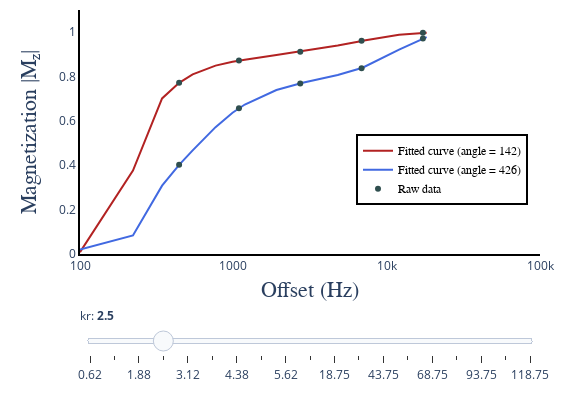

Notebook code for this chart:
### Code cell
# PYTHON CODE

init_notebook_mode(connected=True)

dataSim1 = [dict(
        visible = False,
        x = dataSim_kr[:,0,0],
        y = dataSim_kr[:,1,ii],
        line = dict(color = "firebrick"),
        name = 'Fitted curve (angle = 142)',
        hovertemplate = 'Fitted curve (angle = 142)<br>M<sub>z</sub> = %{y}<br>Offset = %{x} Hz<extra></extra>') for ii in range(len(kr))]

dataSim1[3]['visible'] = True

dataSim2 = [dict(
        visible = False,
        x = dataSim_kr[:,0,0],
        y = dataSim_kr[:,2,ii],
        line = dict(color = "royalblue"),
        name = 'Fitted curve (angle = 426)',
        hovertemplate = 'Fitted curve (angle = 426)<br>M<sub>z</sub> = %{y}<br>Offset = %{x} Hz<extra></extra>') for ii in range(len(kr))]

dataSim2[3]['visible'] = True

dataRaw = [dict(
        visible = False,
        mode = 'markers',
        marker = dict(color = "darkslategray"),
        x = dataRaw_kr[:,0,0],
        y = dataRaw_kr[:,1,ii],
        name = 'Raw data',
        hovertemplate = 'Raw data<br>M<sub>z</sub> = %{y}<br>Offset = %{x} Hz<extra></extra>') for ii in range(len(kr))]

dataRaw[3]['visible'] = True

data = dataSim1 + dataSim2 + dataRaw

steps = []
for i in range(len(kr)):
    step = dict(
        method = 'restyle',  
        args = ['visible', [False] * len(dataSim1)],
        label = str(round(kr[i], 2))
    )
    step['args'][1][i] = True # Toggle i'th trace to "visible"
    steps.append(step)

sliders = [dict(
    x = 0,
    y = -0.0,
    active = 3,
    currentvalue = {"prefix": "kr: <b>"},
    pad = {"t": 50, "b": 10},
    steps = steps
)]

layout = go.Layout(
    plot_bgcolor='rgba(0,0,0,0)',
    width=580,
    height=400,
    margin=go.layout.Margin(
        l=80,
        r=40,
        b=60,
        t=10,
    ),
    annotations=[
        dict(
            x=0.5004254919715793,
            y=-0.2,
            showarrow=False,
            text='Offset (Hz)',
            font=dict(
                family='Times New Roman',
                size=22
            ),
            xref='paper',
            yref='paper'
        ),
        dict(
            x=-0.14,
            y=0.5,
            showarrow=False,
            text='Magnetization |M<sub>z</sub>|',
            font=dict(
                family='Times New Roman',
                size=22
            ),
            textangle=-90,
            xref='paper',
            yref='paper'
        ),
    ],
    xaxis=dict(
        autorange=False,
        type="log",
        range=[2, 5],
        dtick=1,
        showgrid=False,
        linecolor='black',
        linewidth=2
    ),
    yaxis=dict(
        autorange=False,
        range=[0, 1.1],
        showgrid=False,
        linecolor='black',
        linewidth=2
    ),
    legend=dict(
        x=0.6,
        y=0.2,
        traceorder='normal',
        font=dict(
            family='Times New Roman',
            size=12,
            color='#000'
        ),
        bordercolor='#000000',
        borderwidth=2
    ), 
    sliders=sliders
)

fig = dict(data=data, layout=layout)

iplot(fig, filename = 'basic-line', config = config)
hide_toggle()

### Figure 1 — Plotly figure (JSON) as saved in the notebook; plotly's stock layout.template omitted (floating-point values rounded to 4 significant figures)
{"data": [{"hovertemplate": "Fitted curve (angle = 142)<br>M<sub>z</sub> = %{y}<br>Offset = %{x} Hz<extra></extra>", "line": {"color": "firebrick"}, "name": "Fitted curve (angle = 142)", "type": "scatter", "visible": false, "x": [100, 221.5, 343, 443, 543, 765.5, 988, 1088, 1188, 1910, 2632, 2732, 2832, 4797, 6762, 6862, 6962, 12050.0, 17135, 17235, 17335, 18235], "y": [0.008106, 0.38, 0.7341, 0.8141, 0.8574, 0.9027, 0.9221, 0.9274, 0.9316, 0.9475, 0.9553, 0.9562, 0.957, 0.9689, 0.9779, 0.9783, 0.9787, 0.993, 0.9979, 0.998, 0.998, 0.9984]}, {"hovertemplate": "Fitted curve (angle = 142)<br>M<sub>z</sub> = %{y}<br>Offset = %{x} Hz<extra></extra>", "line": {"color": "firebrick"}, "name": "Fitted curve (angle = 142)", "type": "scatter", "visible": false, "x": [100, 221.5, 343, 443, 543, 765.5, 988, 1088, 1188, 1910, 2632, 2732, 2832, 4797, 6762, 6862, 6962, 12050.0, 17135, 17235, 17335, 18235], "y": [0.008198, 0.378, 0.7188, 0.7944, 0.8352, 0.8779, 0.8964, 0.9015, 0.9056, 0.9234, 0.9341, 0.9353, 0.9364, 0.9546, 0.9684, 0.969, 0.9696, 0.9904, 0.9972, 0.9973, 0.9973, 0.9978]}, {"hovertemplate": "Fitted curve (angle = 142)<br>M<sub>z</sub> = %{y}<br>Offset = %{x} Hz<extra></extra>", "line": {"color": "firebrick"}, "name": "Fitted curve (angle = 142)", "type": "scatter", "visible": false, "x": [100, 221.5, 343, 443, 543, 765.5, 988, 1088, 1188, 1910, 2632, 2732, 2832, 4797, 6762, 6862, 6962, 12050.0, 17135, 17235, 17335, 18235], "y": [0.008276, 0.3768, 0.7086, 0.7813, 0.8203, 0.8613, 0.8792, 0.8843, 0.8883, 0.9078, 0.9206, 0.9221, 0.9235, 0.9461, 0.963, 0.9637, 0.9644, 0.989, 0.9968, 0.9969, 0.997, 0.9975]}, {"hovertemplate": "Fitted curve (angle = 142)<br>M<sub>z</sub> = %{y}<br>Offset = %{x} Hz<extra></extra>", "line": {"color": "firebrick"}, "name": "Fitted curve (angle = 142)", "type": "scatter", "visible": true, "x": [100, 221.5, 343, 443, 543, 765.5, 988, 1088, 1188, 1910, 2632, 2732, 2832, 4797, 6762, 6862, 6962, 12050.0, 17135, 17235, 17335, 18235], "y": [0.00834, 0.3761, 0.7013, 0.7718, 0.8096, 0.8493, 0.8669, 0.8719, 0.876, 0.8967, 0.9112, 0.9129, 0.9146, 0.9405, 0.9595, 0.9603, 0.9611, 0.9882, 0.9966, 0.9967, 0.9968, 0.9974]}, {"hovertemplate": "Fitted curve (angle = 142)<br>M<sub>z</sub> = %{y}<br>Offset = %{x} Hz<extra></extra>", "line": {"color": "firebrick"}, "name": "Fitted curve (angle = 142)", "type": "scatter", "visible": false, "x": [100, 221.5, 343, 443, 543, 765.5, 988, 1088, 1188, 1910, 2632, 2732, 2832, 4797, 6762, 6862, 6962, 12050.0, 17135, 17235, 17335, 18235], "y": [0.008394, 0.3757, 0.6957, 0.7646, 0.8014, 0.8403, 0.8576, 0.8626, 0.8666, 0.8885, 0.9043, 0.9062, 0.908, 0.9364, 0.957, 0.9579, 0.9588, 0.9876, 0.9965, 0.9965, 0.9966, 0.9973]}, {"hovertemplate": "Fitted curve (angle = 142)<br>M<sub>z</sub> = %{y}<br>Offset = %{x} Hz<extra></extra>", "line": {"color": "firebrick"}, "name": "Fitted curve (angle = 142)", "type": "scatter", "visible": false, "x": [100, 221.5, 343, 443, 543, 765.5, 988, 1088, 1188, 1910, 2632, 2732, 2832, 4797, 6762, 6862, 6962, 12050.0, 17135, 17235, 17335, 18235], "y": [0.008439, 0.3753, 0.6913, 0.7589, 0.7951, 0.8332, 0.8503, 0.8553, 0.8593, 0.8821, 0.899, 0.901, 0.903, 0.9334, 0.9552, 0.9562, 0.9571, 0.9872, 0.9964, 0.9964, 0.9965, 0.9972]}, {"hovertemplate": "Fitted curve (angle = 142)<br>M<sub>z</sub> = %{y}<br>Offset = %{x} Hz<extra></extra>", "line": {"color": "firebrick"}, "name": "Fitted curve (angle = 142)", "type": "scatter", "visible": false, "x": [100, 221.5, 343, 443, 543, 765.5, 988, 1088, 1188, 1910, 2632, 2732, 2832, 4797, 6762, 6862, 6962, 12050.0, 17135, 17235, 17335, 18235], "y": [0.008477, 0.375, 0.6878, 0.7543, 0.7899, 0.8275, 0.8444, 0.8494, 0.8535, 0.8769, 0.8948, 0.8969, 0.899, 0.931, 0.9539, 0.9548, 0.9558, 0.9869, 0.9963, 0.9964, 0.9964, 0.9971]}, {"hovertemplate": "Fitted curve (angle = 142)<br>M<sub>z</sub> = %{y}<br>Offset = %{x} Hz<extra></extra>", "line": {"color": "firebrick"}, "name": "Fitted curve (angle = 142)", "type": "scatter", "visible": false, "x": [100, 221.5, 343, 443, 543, 765.5, 988, 1088, 1188, 1910, 2632, 2732, 2832, 4797, 6762, 6862, 6962, 12050.0, 17135, 17235, 17335, 18235], "y": [0.008509, 0.3748, 0.6848, 0.7505, 0.7857, 0.8227, 0.8396, 0.8445, 0.8486, 0.8728, 0.8914, 0.8936, 0.8957, 0.9291, 0.9528, 0.9538, 0.9548, 0.9866, 0.9962, 0.9963, 0.9964, 0.9971]}, {"hovertemplate": "Fitted curve (angle = 142)<br>M<sub>z</sub> = %{y}<br>Offset = %{x} Hz<extra></extra>", "line": {"color": "firebrick"}, "name": "Fitted curve (angle = 142)", "type": "scatter", "visible": false, "x": [100, 221.5, 343, 443, 543, 765.5, 988, 1088, 1188, 1910, 2632, 2732, 2832, 4797, 6762, 6862, 6962, 12050.0, 17135, 17235, 17335, 18235], "y": [0.008537, 0.3747, 0.6824, 0.7474, 0.7821, 0.8188, 0.8355, 0.8405, 0.8446, 0.8693, 0.8886, 0.8909, 0.8931, 0.9275, 0.9519, 0.9529, 0.9539, 0.9864, 0.9962, 0.9963, 0.9963, 0.997]}, {"hovertemplate": "Fitted curve (angle = 142)<br>M<sub>z</sub> = %{y}<br>Offset = %{x} Hz<extra></extra>", "line": {"color": "firebrick"}, "name": "Fitted curve (angle = 142)", "type": "scatter", "visible": false, "x": [100, 221.5, 343, 443, 543, 765.5, 988, 1088, 1188, 1910, 2632, 2732, 2832, 4797, 6762, 6862, 6962, 12050.0, 17135, 17235, 17335, 18235], "y": [0.008562, 0.3745, 0.6803, 0.7447, 0.779, 0.8154, 0.8321, 0.837, 0.8412, 0.8663, 0.8862, 0.8885, 0.8908, 0.9263, 0.9511, 0.9522, 0.9532, 0.9863, 0.9961, 0.9962, 0.9963, 0.997]}, {"hovertemplate": "Fitted curve (angle = 142)<br>M<sub>z</sub> = %{y}<br>Offset = %{x} Hz<extra></extra>", "line": {"color": "firebrick"}, "name": "Fitted curve (angle = 142)", "type": "scatter", "visible": false, "x": [100, 221.5, 343, 443, 543, 765.5, 988, 1088, 1188, 1910, 2632, 2732, 2832, 4797, 6762, 6862, 6962, 12050.0, 17135, 17235, 17335, 18235], "y": [0.008763, 0.3736, 0.6647, 0.7246, 0.7565, 0.7906, 0.8067, 0.8117, 0.8159, 0.845, 0.8692, 0.8721, 0.8748, 0.9173, 0.9461, 0.9473, 0.9485, 0.9853, 0.9959, 0.996, 0.9961, 0.9968]}, {"hovertemplate": "Fitted curve (angle = 142)<br>M<sub>z</sub> = %{y}<br>Offset = %{x} Hz<extra></extra>", "line": {"color": "firebrick"}, "name": "Fitted curve (angle = 142)", "type": "scatter", "visible": false, "x": [100, 221.5, 343, 443, 543, 765.5, 988, 1088, 1188, 1910, 2632, 2732, 2832, 4797, 6762, 6862, 6962, 12050.0, 17135, 17235, 17335, 18235], "y": [0.008817, 0.3734, 0.6608, 0.7197, 0.751, 0.7845, 0.8005, 0.8055, 0.8098, 0.8399, 0.8652, 0.8682, 0.8711, 0.9153, 0.945, 0.9463, 0.9475, 0.985, 0.9958, 0.9959, 0.996, 0.9968]}, {"hovertemplate": "Fitted curve (angle = 142)<br>M<sub>z</sub> = %{y}<br>Offset = %{x} Hz<extra></extra>", "line": {"color": "firebrick"}, "name": "Fitted curve (angle = 142)", "type": "scatter", "visible": false, "x": [100, 221.5, 343, 443, 543, 765.5, 988, 1088, 1188, 1910, 2632, 2732, 2832, 4797, 6762, 6862, 6962, 12050.0, 17135, 17235, 17335, 18235], "y": [0.008841, 0.3733, 0.6592, 0.7175, 0.7486, 0.7818, 0.7978, 0.8028, 0.8071, 0.8377, 0.8635, 0.8665, 0.8695, 0.9145, 0.9446, 0.9458, 0.9471, 0.9849, 0.9958, 0.9959, 0.996, 0.9967]}, {"hovertemplate": "Fitted curve (angle = 142)<br>M<sub>z</sub> = %{y}<br>Offset = %{x} Hz<extra></extra>", "line": {"color": "firebrick"}, "name": "Fitted curve (angle = 142)", "type": "scatter", "visible": false, "x": [100, 221.5, 343, 443, 543, 765.5, 988, 1088, 1188, 1910, 2632, 2732, 2832, 4797, 6762, 6862, 6962, 12050.0, 17135, 17235, 17335, 18235], "y": [0.008855, 0.3733, 0.6583, 0.7163, 0.7473, 0.7804, 0.7963, 0.8013, 0.8057, 0.8365, 0.8626, 0.8656, 0.8686, 0.914, 0.9443, 0.9456, 0.9468, 0.9849, 0.9958, 0.9959, 0.996, 0.9967]}, {"hovertemplate": "Fitted curve (angle = 142)<br>M<sub>z</sub> = %{y}<br>Offset = %{x} Hz<extra></extra>", "line": {"color": "firebrick"}, "name": "Fitted curve (angle = 142)", "type": "scatter", "visible": false, "x": [100, 221.5, 343, 443, 543, 765.5, 988, 1088, 1188, 1910, 2632, 2732, 2832, 4797, 6762, 6862, 6962, 12050.0, 17135, 17235, 17335, 18235], "y": [0.008862, 0.3733, 0.6577, 0.7156, 0.7465, 0.7796, 0.7954, 0.8005, 0.8048, 0.8358, 0.862, 0.8651, 0.8681, 0.9137, 0.9442, 0.9455, 0.9467, 0.9849, 0.9958, 0.9959, 0.996, 0.9967]}, {"hovertemplate": "Fitted curve (angle = 142)<br>M<sub>z</sub> = %{y}<br>Offset = %{x} Hz<extra></extra>", "line": {"color": "firebrick"}, "name": "Fitted curve (angle = 142)", "type": "scatter", "visible": false, "x": [100, 221.5, 343, 443, 543, 765.5, 988, 1088, 1188, 1910, 2632, 2732, 2832, 4797, 6762, 6862, 6962, 12050.0, 17135, 17235, 17335, 18235], "y": [0.008867, 0.3732, 0.6574, 0.7152, 0.746, 0.779, 0.7949, 0.7999, 0.8042, 0.8354, 0.8617, 0.8648, 0.8678, 0.9136, 0.9441, 0.9454, 0.9466, 0.9849, 0.9958, 0.9959, 0.996, 0.9967]}, {"hovertemplate": "Fitted curve (angle = 142)<br>M<sub>z</sub> = %{y}<br>Offset = %{x} Hz<extra></extra>", "line": {"color": "firebrick"}, "name": "Fitted curve (angle = 142)", "type": "scatter", "visible": false, "x": [100, 221.5, 343, 443, 543, 765.5, 988, 1088, 1188, 1910, 2632, 2732, 2832, 4797, 6762, 6862, 6962, 12050.0, 17135, 17235, 17335, 18235], "y": [0.008871, 0.3732, 0.6571, 0.7149, 0.7456, 0.7786, 0.7945, 0.7995, 0.8039, 0.835, 0.8614, 0.8645, 0.8676, 0.9134, 0.944, 0.9453, 0.9466, 0.9848, 0.9958, 0.9959, 0.996, 0.9967]}, {"hovertemplate": "Fitted curve (angle = 142)<br>M<sub>z</sub> = %{y}<br>Offset = %{x} Hz<extra></extra>", "line": {"color": "firebrick"}, "name": "Fitted curve (angle = 142)", "type": "scatter", "visible": false, "x": [100, 221.5, 343, 443, 543, 765.5, 988, 1088, 1188, 1910, 2632, 2732, 2832, 4797, 6762, 6862, 6962, 12050.0, 17135, 17235, 17335, 18235], "y": [0.008873, 0.3732, 0.6569, 0.7147, 0.7454, 0.7784, 0.7942, 0.7993, 0.8036, 0.8348, 0.8613, 0.8644, 0.8674, 0.9134, 0.944, 0.9453, 0.9465, 0.9848, 0.9958, 0.9959, 0.996, 0.9967]}, {"hovertemplate": "Fitted curve (angle = 142)<br>M<sub>z</sub> = %{y}<br>Offset = %{x} Hz<extra></extra>", "line": {"color": "firebrick"}, "name": "Fitted curve (angle = 142)", "type": "scatter", "visible": false, "x": [100, 221.5, 343, 443, 543, 765.5, 988, 1088, 1188, 1910, 2632, 2732, 2832, 4797, 6762, 6862, 6962, 12050.0, 17135, 17235, 17335, 18235], "y": [0.008875, 0.3732, 0.6568, 0.7145, 0.7452, 0.7782, 0.794, 0.7991, 0.8034, 0.8347, 0.8611, 0.8643, 0.8673, 0.9133, 0.944, 0.9452, 0.9465, 0.9848, 0.9958, 0.9959, 0.996, 0.9967]}, {"hovertemplate": "Fitted curve (angle = 426)<br>M<sub>z</sub> = %{y}<br>Offset = %{x} Hz<extra></extra>", "line": {"color": "royalblue"}, "name": "Fitted curve (angle = 426)", "type": "scatter", "visible": false, "x": [100, 221.5, 343, 443, 543, 765.5, 988, 1088, 1188, 1910, 2632, 2732, 2832, 4797, 6762, 6862, 6962, 12050.0, 17135, 17235, 17335, 18235], "y": [0.02042, 0.08512, 0.3287, 0.4375, 0.5152, 0.6455, 0.7285, 0.7552, 0.7772, 0.86, 0.8902, 0.8928, 0.8951, 0.9193, 0.931, 0.9316, 0.9321, 0.9609, 0.984, 0.9843, 0.9846, 0.9871]}, {"hovertemplate": "Fitted curve (angle = 426)<br>M<sub>z</sub> = %{y}<br>Offset = %{x} Hz<extra></extra>", "line": {"color": "royalblue"}, "name": "Fitted curve (angle = 426)", "type": "scatter", "visible": false, "x": [100, 221.5, 343, 443, 543, 765.5, 988, 1088, 1188, 1910, 2632, 2732, 2832, 4797, 6762, 6862, 6962, 12050.0, 17135, 17235, 17335, 18235], "y": [0.02035, 0.08442, 0.3205, 0.4236, 0.4962, 0.6163, 0.6919, 0.716, 0.7359, 0.8111, 0.8397, 0.8423, 0.8447, 0.872, 0.89, 0.8909, 0.8918, 0.9418, 0.9778, 0.9783, 0.9787, 0.9823]}, {"hovertemplate": "Fitted curve (angle = 426)<br>M<sub>z</sub> = %{y}<br>Offset = %{x} Hz<extra></extra>", "line": {"color": "royalblue"}, "name": "Fitted curve (angle = 426)", "type": "scatter", "visible": false, "x": [100, 221.5, 343, 443, 543, 765.5, 988, 1088, 1188, 1910, 2632, 2732, 2832, 4797, 6762, 6862, 6962, 12050.0, 17135, 17235, 17335, 18235], "y": [0.02032, 0.08394, 0.3139, 0.4121, 0.4805, 0.5924, 0.6619, 0.6841, 0.7022, 0.7719, 0.7998, 0.8024, 0.8048, 0.8359, 0.8599, 0.8612, 0.8624, 0.9299, 0.9744, 0.975, 0.9755, 0.9797]}, {"hovertemplate": "Fitted curve (angle = 426)<br>M<sub>z</sub> = %{y}<br>Offset = %{x} Hz<extra></extra>", "line": {"color": "royalblue"}, "name": "Fitted curve (angle = 426)", "type": "scatter", "visible": true, "x": [100, 221.5, 343, 443, 543, 765.5, 988, 1088, 1188, 1910, 2632, 2732, 2832, 4797, 6762, 6862, 6962, 12050.0, 17135, 17235, 17335, 18235], "y": [0.02031, 0.08358, 0.3081, 0.4021, 0.467, 0.5719, 0.6366, 0.6571, 0.6739, 0.7393, 0.7669, 0.7696, 0.7721, 0.8071, 0.8367, 0.8383, 0.8399, 0.9218, 0.9723, 0.9729, 0.9734, 0.9781]}, {"hovertemplate": "Fitted curve (angle = 426)<br>M<sub>z</sub> = %{y}<br>Offset = %{x} Hz<extra></extra>", "line": {"color": "royalblue"}, "name": "Fitted curve (angle = 426)", "type": "scatter", "visible": false, "x": [100, 221.5, 343, 443, 543, 765.5, 988, 1088, 1188, 1910, 2632, 2732, 2832, 4797, 6762, 6862, 6962, 12050.0, 17135, 17235, 17335, 18235], "y": [0.02031, 0.08328, 0.3031, 0.3934, 0.4551, 0.5542, 0.6148, 0.6339, 0.6496, 0.7116, 0.7392, 0.742, 0.7446, 0.7834, 0.8183, 0.8201, 0.8219, 0.9158, 0.9708, 0.9714, 0.972, 0.977]}, {"hovertemplate": "Fitted curve (angle = 426)<br>M<sub>z</sub> = %{y}<br>Offset = %{x} Hz<extra></extra>", "line": {"color": "royalblue"}, "name": "Fitted curve (angle = 426)", "type": "scatter", "visible": false, "x": [100, 221.5, 343, 443, 543, 765.5, 988, 1088, 1188, 1910, 2632, 2732, 2832, 4797, 6762, 6862, 6962, 12050.0, 17135, 17235, 17335, 18235], "y": [0.02032, 0.08303, 0.2985, 0.3855, 0.4446, 0.5386, 0.5957, 0.6137, 0.6284, 0.6878, 0.7156, 0.7185, 0.7212, 0.7636, 0.8031, 0.8052, 0.8073, 0.9113, 0.9697, 0.9704, 0.971, 0.9761]}, {"hovertemplate": "Fitted curve (angle = 426)<br>M<sub>z</sub> = %{y}<br>Offset = %{x} Hz<extra></extra>", "line": {"color": "royalblue"}, "name": "Fitted curve (angle = 426)", "type": "scatter", "visible": false, "x": [100, 221.5, 343, 443, 543, 765.5, 988, 1088, 1188, 1910, 2632, 2732, 2832, 4797, 6762, 6862, 6962, 12050.0, 17135, 17235, 17335, 18235], "y": [0.02033, 0.0828, 0.2943, 0.3785, 0.4352, 0.5247, 0.5788, 0.5959, 0.6098, 0.667, 0.6951, 0.6981, 0.701, 0.7468, 0.7905, 0.7928, 0.7951, 0.9077, 0.9689, 0.9696, 0.9702, 0.9755]}, {"hovertemplate": "Fitted curve (angle = 426)<br>M<sub>z</sub> = %{y}<br>Offset = %{x} Hz<extra></extra>", "line": {"color": "royalblue"}, "name": "Fitted curve (angle = 426)", "type": "scatter", "visible": false, "x": [100, 221.5, 343, 443, 543, 765.5, 988, 1088, 1188, 1910, 2632, 2732, 2832, 4797, 6762, 6862, 6962, 12050.0, 17135, 17235, 17335, 18235], "y": [0.02035, 0.0826, 0.2906, 0.3721, 0.4267, 0.5123, 0.5638, 0.58, 0.5933, 0.6487, 0.6772, 0.6803, 0.6833, 0.7324, 0.7798, 0.7823, 0.7848, 0.9048, 0.9682, 0.9689, 0.9696, 0.9751]}, {"hovertemplate": "Fitted curve (angle = 426)<br>M<sub>z</sub> = %{y}<br>Offset = %{x} Hz<extra></extra>", "line": {"color": "royalblue"}, "name": "Fitted curve (angle = 426)", "type": "scatter", "visible": false, "x": [100, 221.5, 343, 443, 543, 765.5, 988, 1088, 1188, 1910, 2632, 2732, 2832, 4797, 6762, 6862, 6962, 12050.0, 17135, 17235, 17335, 18235], "y": [0.02036, 0.08241, 0.2871, 0.3663, 0.4189, 0.5011, 0.5503, 0.5658, 0.5785, 0.6325, 0.6614, 0.6646, 0.6677, 0.7198, 0.7707, 0.7733, 0.776, 0.9024, 0.9677, 0.9684, 0.9691, 0.9747]}, {"hovertemplate": "Fitted curve (angle = 426)<br>M<sub>z</sub> = %{y}<br>Offset = %{x} Hz<extra></extra>", "line": {"color": "royalblue"}, "name": "Fitted curve (angle = 426)", "type": "scatter", "visible": false, "x": [100, 221.5, 343, 443, 543, 765.5, 988, 1088, 1188, 1910, 2632, 2732, 2832, 4797, 6762, 6862, 6962, 12050.0, 17135, 17235, 17335, 18235], "y": [0.02038, 0.08224, 0.2839, 0.3609, 0.4119, 0.491, 0.5382, 0.5531, 0.5653, 0.618, 0.6474, 0.6507, 0.6539, 0.7087, 0.7627, 0.7655, 0.7683, 0.9004, 0.9673, 0.968, 0.9687, 0.9743]}, {"hovertemplate": "Fitted curve (angle = 426)<br>M<sub>z</sub> = %{y}<br>Offset = %{x} Hz<extra></extra>", "line": {"color": "royalblue"}, "name": "Fitted curve (angle = 426)", "type": "scatter", "visible": false, "x": [100, 221.5, 343, 443, 543, 765.5, 988, 1088, 1188, 1910, 2632, 2732, 2832, 4797, 6762, 6862, 6962, 12050.0, 17135, 17235, 17335, 18235], "y": [0.02061, 0.0803, 0.249, 0.3049, 0.3399, 0.3917, 0.422, 0.4317, 0.4399, 0.4854, 0.5219, 0.5265, 0.531, 0.6153, 0.6988, 0.7031, 0.7073, 0.8862, 0.9644, 0.9652, 0.966, 0.9722]}, {"hovertemplate": "Fitted curve (angle = 426)<br>M<sub>z</sub> = %{y}<br>Offset = %{x} Hz<extra></extra>", "line": {"color": "royalblue"}, "name": "Fitted curve (angle = 426)", "type": "scatter", "visible": false, "x": [100, 221.5, 343, 443, 543, 765.5, 988, 1088, 1188, 1910, 2632, 2732, 2832, 4797, 6762, 6862, 6962, 12050.0, 17135, 17235, 17335, 18235], "y": [0.02074, 0.07946, 0.2355, 0.2843, 0.3142, 0.3579, 0.3836, 0.392, 0.3992, 0.4441, 0.4838, 0.4889, 0.494, 0.5887, 0.6817, 0.6864, 0.691, 0.883, 0.9638, 0.9646, 0.9654, 0.9718]}, {"hovertemplate": "Fitted curve (angle = 426)<br>M<sub>z</sub> = %{y}<br>Offset = %{x} Hz<extra></extra>", "line": {"color": "royalblue"}, "name": "Fitted curve (angle = 426)", "type": "scatter", "visible": false, "x": [100, 221.5, 343, 443, 543, 765.5, 988, 1088, 1188, 1910, 2632, 2732, 2832, 4797, 6762, 6862, 6962, 12050.0, 17135, 17235, 17335, 18235], "y": [0.02081, 0.079, 0.2285, 0.2739, 0.3015, 0.3415, 0.3652, 0.373, 0.3798, 0.4246, 0.466, 0.4714, 0.4767, 0.5766, 0.6741, 0.6789, 0.6838, 0.8816, 0.9635, 0.9644, 0.9652, 0.9716]}, {"hovertemplate": "Fitted curve (angle = 426)<br>M<sub>z</sub> = %{y}<br>Offset = %{x} Hz<extra></extra>", "line": {"color": "royalblue"}, "name": "Fitted curve (angle = 426)", "type": "scatter", "visible": false, "x": [100, 221.5, 343, 443, 543, 765.5, 988, 1088, 1188, 1910, 2632, 2732, 2832, 4797, 6762, 6862, 6962, 12050.0, 17135, 17235, 17335, 18235], "y": [0.02085, 0.07871, 0.2245, 0.2679, 0.2941, 0.3322, 0.3548, 0.3623, 0.3688, 0.4137, 0.4562, 0.4617, 0.4671, 0.5699, 0.6699, 0.6749, 0.6798, 0.8808, 0.9634, 0.9642, 0.965, 0.9715]}, {"hovertemplate": "Fitted curve (angle = 426)<br>M<sub>z</sub> = %{y}<br>Offset = %{x} Hz<extra></extra>", "line": {"color": "royalblue"}, "name": "Fitted curve (angle = 426)", "type": "scatter", "visible": false, "x": [100, 221.5, 343, 443, 543, 765.5, 988, 1088, 1188, 1910, 2632, 2732, 2832, 4797, 6762, 6862, 6962, 12050.0, 17135, 17235, 17335, 18235], "y": [0.02088, 0.07853, 0.2219, 0.2641, 0.2896, 0.3264, 0.3483, 0.3556, 0.362, 0.407, 0.4501, 0.4557, 0.4613, 0.5659, 0.6674, 0.6724, 0.6774, 0.8804, 0.9633, 0.9642, 0.965, 0.9714]}, {"hovertemplate": "Fitted curve (angle = 426)<br>M<sub>z</sub> = %{y}<br>Offset = %{x} Hz<extra></extra>", "line": {"color": "royalblue"}, "name": "Fitted curve (angle = 426)", "type": "scatter", "visible": false, "x": [100, 221.5, 343, 443, 543, 765.5, 988, 1088, 1188, 1910, 2632, 2732, 2832, 4797, 6762, 6862, 6962, 12050.0, 17135, 17235, 17335, 18235], "y": [0.0209, 0.0784, 0.2202, 0.2616, 0.2865, 0.3226, 0.344, 0.3513, 0.3576, 0.4026, 0.4461, 0.4518, 0.4574, 0.5632, 0.6657, 0.6708, 0.6759, 0.8801, 0.9633, 0.9641, 0.9649, 0.9714]}, {"hovertemplate": "Fitted curve (angle = 426)<br>M<sub>z</sub> = %{y}<br>Offset = %{x} Hz<extra></extra>", "line": {"color": "royalblue"}, "name": "Fitted curve (angle = 426)", "type": "scatter", "visible": false, "x": [100, 221.5, 343, 443, 543, 765.5, 988, 1088, 1188, 1910, 2632, 2732, 2832, 4797, 6762, 6862, 6962, 12050.0, 17135, 17235, 17335, 18235], "y": [0.02091, 0.0783, 0.2189, 0.2598, 0.2844, 0.3199, 0.3411, 0.3482, 0.3545, 0.3996, 0.4434, 0.4491, 0.4548, 0.5614, 0.6646, 0.6697, 0.6748, 0.8799, 0.9632, 0.9641, 0.9649, 0.9714]}, {"hovertemplate": "Fitted curve (angle = 426)<br>M<sub>z</sub> = %{y}<br>Offset = %{x} Hz<extra></extra>", "line": {"color": "royalblue"}, "name": "Fitted curve (angle = 426)", "type": "scatter", "visible": false, "x": [100, 221.5, 343, 443, 543, 765.5, 988, 1088, 1188, 1910, 2632, 2732, 2832, 4797, 6762, 6862, 6962, 12050.0, 17135, 17235, 17335, 18235], "y": [0.02092, 0.07823, 0.2181, 0.2586, 0.2829, 0.318, 0.339, 0.3461, 0.3523, 0.3974, 0.4414, 0.4472, 0.4529, 0.5601, 0.6638, 0.6689, 0.674, 0.8797, 0.9632, 0.964, 0.9649, 0.9714]}, {"hovertemplate": "Fitted curve (angle = 426)<br>M<sub>z</sub> = %{y}<br>Offset = %{x} Hz<extra></extra>", "line": {"color": "royalblue"}, "name": "Fitted curve (angle = 426)", "type": "scatter", "visible": false, "x": [100, 221.5, 343, 443, 543, 765.5, 988, 1088, 1188, 1910, 2632, 2732, 2832, 4797, 6762, 6862, 6962, 12050.0, 17135, 17235, 17335, 18235], "y": [0.02093, 0.07818, 0.2174, 0.2576, 0.2817, 0.3166, 0.3374, 0.3444, 0.3506, 0.3958, 0.44, 0.4458, 0.4515, 0.5592, 0.6632, 0.6684, 0.6735, 0.8796, 0.9632, 0.964, 0.9648, 0.9713]}, {"hovertemplate": "Raw data<br>M<sub>z</sub> = %{y}<br>Offset = %{x} Hz<extra></extra>", "marker": {"color": "darkslategray"}, "mode": "markers", "name": "Raw data", "type": "scatter", "visible": false, "x": [443, 443, 1088, 1088, 2732, 2732, 6862, 6862, 17235, 17235], "y": [0.8141, 0.4369, 0.9279, 0.7553, 0.9572, 0.894, 0.9796, 0.9325, 0.9989, 0.9865]}, {"hovertemplate": "Raw data<br>M<sub>z</sub> = %{y}<br>Offset = %{x} Hz<extra></extra>", "marker": {"color": "darkslategray"}, "mode": "markers", "name": "Raw data", "type": "scatter", "visible": false, "x": [443, 443, 1088, 1088, 2732, 2732, 6862, 6862, 17235, 17235], "y": [0.7951, 0.4224, 0.9024, 0.7175, 0.936, 0.8426, 0.9704, 0.893, 0.998, 0.9789]}, {"hovertemplate": "Raw data<br>M<sub>z</sub> = %{y}<br>Offset = %{x} Hz<extra></extra>", "marker": {"color": "darkslategray"}, "mode": "markers", "name": "Raw data", "type": "scatter", "visible": false, "x": [443, 443, 1088, 1088, 2732, 2732, 6862, 6862, 17235, 17235], "y": [0.7797, 0.4114, 0.8842, 0.6827, 0.9221, 0.8024, 0.9634, 0.8611, 0.9965, 0.9745]}, {"hovertemplate": "Raw data<br>M<sub>z</sub> = %{y}<br>Offset = %{x} Hz<extra></extra>", "marker": {"color": "darkslategray"}, "mode": "markers", "name": "Raw data", "type": "scatter", "visible": true, "x": [443, 443, 1088, 1088, 2732, 2732, 6862, 6862, 17235, 17235], "y": [0.7716, 0.402, 0.8719, 0.6572, 0.912, 0.7683, 0.9611, 0.8379, 0.9979, 0.9717]}, {"hovertemplate": "Raw data<br>M<sub>z</sub> = %{y}<br>Offset = %{x} Hz<extra></extra>", "marker": {"color": "darkslategray"}, "mode": "markers", "name": "Raw data", "type": "scatter", "visible": false, "x": [443, 443, 1088, 1088, 2732, 2732, 6862, 6862, 17235, 17235], "y": [0.7634, 0.3934, 0.8621, 0.6361, 0.9062, 0.7417, 0.9577, 0.8193, 0.9984, 0.9718]}, {"hovertemplate": "Raw data<br>M<sub>z</sub> = %{y}<br>Offset = %{x} Hz<extra></extra>", "marker": {"color": "darkslategray"}, "mode": "markers", "name": "Raw data", "type": "scatter", "visible": false, "x": [443, 443, 1088, 1088, 2732, 2732, 6862, 6862, 17235, 17235], "y": [0.7574, 0.386, 0.8538, 0.6127, 0.9019, 0.7188, 0.9553, 0.8048, 0.9967, 0.9706]}, {"hovertemplate": "Raw data<br>M<sub>z</sub> = %{y}<br>Offset = %{x} Hz<extra></extra>", "marker": {"color": "darkslategray"}, "mode": "markers", "name": "Raw data", "type": "scatter", "visible": false, "x": [443, 443, 1088, 1088, 2732, 2732, 6862, 6862, 17235, 17235], "y": [0.7569, 0.3783, 0.8518, 0.5972, 0.8977, 0.6983, 0.9573, 0.7942, 0.9965, 0.9708]}, {"hovertemplate": "Raw data<br>M<sub>z</sub> = %{y}<br>Offset = %{x} Hz<extra></extra>", "marker": {"color": "darkslategray"}, "mode": "markers", "name": "Raw data", "type": "scatter", "visible": false, "x": [443, 443, 1088, 1088, 2732, 2732, 6862, 6862, 17235, 17235], "y": [0.75, 0.3725, 0.8451, 0.5786, 0.8927, 0.6793, 0.9529, 0.7821, 0.9949, 0.969]}, {"hovertemplate": "Raw data<br>M<sub>z</sub> = %{y}<br>Offset = %{x} Hz<extra></extra>", "marker": {"color": "darkslategray"}, "mode": "markers", "name": "Raw data", "type": "scatter", "visible": false, "x": [443, 443, 1088, 1088, 2732, 2732, 6862, 6862, 17235, 17235], "y": [0.7491, 0.367, 0.8428, 0.5645, 0.8912, 0.665, 0.9548, 0.7741, 0.9963, 0.9693]}, {"hovertemplate": "Raw data<br>M<sub>z</sub> = %{y}<br>Offset = %{x} Hz<extra></extra>", "marker": {"color": "darkslategray"}, "mode": "markers", "name": "Raw data", "type": "scatter", "visible": false, "x": [443, 443, 1088, 1088, 2732, 2732, 6862, 6862, 17235, 17235], "y": [0.743, 0.3593, 0.8349, 0.5524, 0.8845, 0.6501, 0.9506, 0.7649, 0.9964, 0.9658]}, {"hovertemplate": "Raw data<br>M<sub>z</sub> = %{y}<br>Offset = %{x} Hz<extra></extra>", "marker": {"color": "darkslategray"}, "mode": "markers", "name": "Raw data", "type": "scatter", "visible": false, "x": [443, 443, 1088, 1088, 2732, 2732, 6862, 6862, 17235, 17235], "y": [0.7253, 0.3036, 0.8111, 0.4302, 0.8718, 0.5273, 0.9475, 0.7003, 0.9957, 0.9643]}, {"hovertemplate": "Raw data<br>M<sub>z</sub> = %{y}<br>Offset = %{x} Hz<extra></extra>", "marker": {"color": "darkslategray"}, "mode": "markers", "name": "Raw data", "type": "scatter", "visible": false, "x": [443, 443, 1088, 1088, 2732, 2732, 6862, 6862, 17235, 17235], "y": [0.7179, 0.2857, 0.8055, 0.3936, 0.8677, 0.4882, 0.9491, 0.6873, 0.9961, 0.964]}, {"hovertemplate": "Raw data<br>M<sub>z</sub> = %{y}<br>Offset = %{x} Hz<extra></extra>", "marker": {"color": "darkslategray"}, "mode": "markers", "name": "Raw data", "type": "scatter", "visible": false, "x": [443, 443, 1088, 1088, 2732, 2732, 6862, 6862, 17235, 17235], "y": [0.7176, 0.273, 0.8041, 0.3727, 0.8662, 0.4717, 0.9459, 0.6785, 0.9962, 0.9666]}, {"hovertemplate": "Raw data<br>M<sub>z</sub> = %{y}<br>Offset = %{x} Hz<extra></extra>", "marker": {"color": "darkslategray"}, "mode": "markers", "name": "Raw data", "type": "scatter", "visible": false, "x": [443, 443, 1088, 1088, 2732, 2732, 6862, 6862, 17235, 17235], "y": [0.716, 0.2681, 0.8017, 0.3613, 0.8637, 0.4613, 0.9442, 0.6749, 0.9934, 0.9645]}, {"hovertemplate": "Raw data<br>M<sub>z</sub> = %{y}<br>Offset = %{x} Hz<extra></extra>", "marker": {"color": "darkslategray"}, "mode": "markers", "name": "Raw data", "type": "scatter", "visible": false, "x": [443, 443, 1088, 1088, 2732, 2732, 6862, 6862, 17235, 17235], "y": [0.714, 0.2638, 0.8006, 0.355, 0.8646, 0.456, 0.9457, 0.6714, 0.9953, 0.9647]}, {"hovertemplate": "Raw data<br>M<sub>z</sub> = %{y}<br>Offset = %{x} Hz<extra></extra>", "marker": {"color": "darkslategray"}, "mode": "markers", "name": "Raw data", "type": "scatter", "visible": false, "x": [443, 443, 1088, 1088, 2732, 2732, 6862, 6862, 17235, 17235], "y": [0.7179, 0.2617, 0.8011, 0.3522, 0.8662, 0.452, 0.9479, 0.6708, 0.9995, 0.9639]}, {"hovertemplate": "Raw data<br>M<sub>z</sub> = %{y}<br>Offset = %{x} Hz<extra></extra>", "marker": {"color": "darkslategray"}, "mode": "markers", "name": "Raw data", "type": "scatter", "visible": false, "x": [443, 443, 1088, 1088, 2732, 2732, 6862, 6862, 17235, 17235], "y": [0.7145, 0.2579, 0.8001, 0.3462, 0.8644, 0.4489, 0.9462, 0.667, 0.9969, 0.9636]}, {"hovertemplate": "Raw data<br>M<sub>z</sub> = %{y}<br>Offset = %{x} Hz<extra></extra>", "marker": {"color": "darkslategray"}, "mode": "markers", "name": "Raw data", "type": "scatter", "visible": false, "x": [443, 443, 1088, 1088, 2732, 2732, 6862, 6862, 17235, 17235], "y": [0.7138, 0.2579, 0.8004, 0.3469, 0.8655, 0.4458, 0.9473, 0.6711, 0.9983, 0.9647]}, {"hovertemplate": "Raw data<br>M<sub>z</sub> = %{y}<br>Offset = %{x} Hz<extra></extra>", "marker": {"color": "darkslategray"}, "mode": "markers", "name": "Raw data", "type": "scatter", "visible": false, "x": [443, 443, 1088, 1088, 2732, 2732, 6862, 6862, 17235, 17235], "y": [0.7128, 0.2553, 0.8, 0.3442, 0.8649, 0.4465, 0.9434, 0.6675, 0.9944, 0.9636]}], "layout": {"annotations": [{"font": {"family": "Times New Roman", "size": 22}, "showarrow": false, "text": "Offset (Hz)", "x": 0.5004, "xref": "paper", "y": -0.2, "yref": "paper"}, {"font": {"family": "Times New Roman", "size": 22}, "showarrow": false, "text": "Magnetization |M<sub>z</sub>|", "textangle": -90, "x": -0.14, "xref": "paper", "y": 0.5, "yref": "paper"}], "height": 400, "legend": {"bordercolor": "#000000", "borderwidth": 2, "font": {"color": "#000", "family": "Times New Roman", "size": 12}, "traceorder": "normal", "x": 0.6, "y": 0.2}, "margin": {"b": 60, "l": 80, "r": 40, "t": 10}, "plot_bgcolor": "rgba(0,0,0,0)", "sliders": [{"active": 3, "currentvalue": {"prefix": "kr: <b>"}, "pad": {"b": 10, "t": 50}, "steps": [{"args": ["visible", [true, false, false, false, false, false, false, false, false, false, false, false, false, false, false, false, false, false, false]], "label": "0.62", "method": "restyle"}, {"args": ["visible", [false, true, false, false, false, false, false, false, false, false, false, false, false, false, false, false, false, false, false]], "label": "1.25", "method": "restyle"}, {"args": ["visible", [false, false, true, false, false, false, false, false, false, false, false, false, false, false, false, false, false, false, false]], "label": "1.88", "method": "restyle"}, {"args": ["visible", [false, false, false, true, false, false, false, false, false, false, false, false, false, false, false, false, false, false, false]], "label": "2.5", "method": "restyle"}, {"args": ["visible", [false, false, false, false, true, false, false, false, false, false, false, false, false, false, false, false, false, false, false]], "label": "3.12", "method": "restyle"}, {"args": ["visible", [false, false, false, false, false, true, false, false, false, false, false, false, false, false, false, false, false, false, false]], "label": "3.75", "method": "restyle"}, {"args": ["visible", [false, false, false, false, false, false, true, false, false, false, false, false, false, false, false, false, false, false, false]], "label": "4.38", "method": "restyle"}, {"args": ["visible", [false, false, false, false, false, false, false, true, false, false, false, false, false, false, false, false, false, false, false]], "label": "5.0", "method": "restyle"}, {"args": ["visible", [false, false, false, false, false, false, false, false, true, false, false, false, false, false, false, false, false, false, false]], "label": "5.62", "method": "restyle"}, {"args": ["visible", [false, false, false, false, false, false, false, false, false, true, false, false, false, false, false, false, false, false, false]], "label": "6.25", "method": "restyle"}, {"args": ["visible", [false, false, false, false, false, false, false, false, false, false, true, false, false, false, false, false, false, false, false]], "label": "18.75", "method": "restyle"}, {"args": ["visible", [false, false, false, false, false, false, false, false, false, false, false, true, false, false, false, false, false, false, false]], "label": "31.25", "method": "restyle"}, {"args": ["visible", [false, false, false, false, false, false, false, false, false, false, false, false, true, false, false, false, false, false, false]], "label": "43.75", "method": "restyle"}, {"args": ["visible", [false, false, false, false, false, false, false, false, false, false, false, false, false, true, false, false, false, false, false]], "label": "56.25", "method": "restyle"}, {"args": ["visible", [false, false, false, false, false, false, false, false, false, false, false, false, false, false, true, false, false, false, false]], "label": "68.75", "method": "restyle"}, {"args": ["visible", [false, false, false, false, false, false, false, false, false, false, false, false, false, false, false, true, false, false, false]], "label": "81.25", "method": "restyle"}, {"args": ["visible", [false, false, false, false, false, false, false, false, false, false, false, false, false, false, false, false, true, false, false]], "label": "93.75", "method": "restyle"}, {"args": ["visible", [false, false, false, false, false, false, false, false, false, false, false, false, false, false, false, false, false, true, false]], "label": "106.25", "method": "restyle"}, {"args": ["visible", [false, false, false, false, false, false, false, false, false, false, false, false, false, false, false, false, false, false, true]], "label": "118.75", "method": "restyle"}], "x": 0, "y": 0}], "width": 580, "xaxis": {"autorange": false, "dtick": 1, "linecolor": "black", "linewidth": 2, "range": [2, 5], "showgrid": false, "type": "log"}, "yaxis": {"autorange": false, "linecolor": "black", "linewidth": 2, "range": [0, 1.1], "showgrid": false}}}
